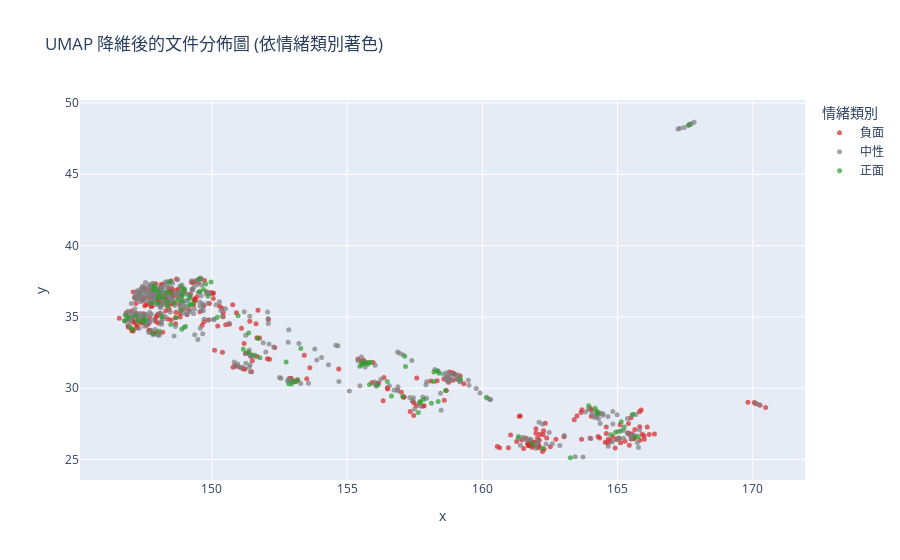

Here is the notebook cell this chart was saved with:
### Markdown cell above
## 步驟 5: 降維與互動式視覺化 (對應練習11-12)

### Code cell
print("步驟 5: 使用 UMAP 降維與 Plotly 互動式視覺化...")
reducer = umap.UMAP(n_components=2, random_state=42, n_neighbors=20,
min_dist=0.2)
embedding = reducer.fit_transform(X_counts)

plot_df = pd.DataFrame(embedding, columns=['x', 'y'])
df.reset_index(drop=True, inplace=True)
plot_df = pd.concat([plot_df, df[['category_name', 'text']]], axis=1)
plot_df['text_preview'] = plot_df['text'].str[:100] + '...'

fig = px.scatter(
      plot_df,
      x='x',
      y='y',
      color='category_name',
      hover_data={'text_preview': True, 'x': False, 'y': False},
      title='UMAP 降維後的文件分佈圖 (依情緒類別著色)',
      color_discrete_map={'正面': '#2ca02c', '中性': '#7f7f7f', '負面':
  '#d62728'}
  )
fig.update_traces(marker=dict(size=5, opacity=0.7))
fig.update_layout(legend_title_text='情緒類別')
fig.show()
print("-" * 50)

### Figure 1 — Plotly figure (JSON) as saved in the notebook; plotly's stock layout.template omitted (floating-point values rounded to 4 significant figures; data arrays with more than 128 entries replaced by an {"elided": "..."} marker saying what was removed)
{"data": [{"customdata": {"elided": "315x1 str values"}, "hovertemplate": "category_name=負面<br>text_preview=%{customdata[0]}<extra></extra>", "legendgroup": "負面", "marker": {"color": "#d62728", "opacity": 0.7, "size": 5, "symbol": "circle"}, "mode": "markers", "name": "負面", "orientation": "v", "showlegend": true, "type": "scatter", "x": {"elided": "315 float values"}, "xaxis": "x", "y": {"elided": "315 float values"}, "yaxis": "y"}, {"customdata": {"elided": "401x1 str values"}, "hovertemplate": "category_name=中性<br>text_preview=%{customdata[0]}<extra></extra>", "legendgroup": "中性", "marker": {"color": "#7f7f7f", "opacity": 0.7, "size": 5, "symbol": "circle"}, "mode": "markers", "name": "中性", "orientation": "v", "showlegend": true, "type": "scatter", "x": {"elided": "401 float values"}, "xaxis": "x", "y": {"elided": "401 float values"}, "yaxis": "y"}, {"customdata": [["Vision Marine Technologies Inc. is rewriting the watercraft rulebook. Their collaboration with Shaun..."], ["Am I the only one seeing the cup & handle breakout here? 52 week high? Third Green Day? The pivot wa..."], ["HLGN is $10. Hurry and catch it now before it shoots to the moon!..."], ["So they went from saying redditors are bad for manipulating the market o praising silver??..."], ["Hey our net worth match now, we can be friends!..."], ["Other countries probably will go through a recession, but there is no reason at all that they would ..."], ["if best buy can survive, target will survive...."], ["I bought into silver companies and made a nice amount this morning...."], ["This is a massive acquisition for them, adding to my watchlist!..."], ["I think it’s gonna work itself out. I bought the doom and gloom at 4900 and deleted my trading app...."], ["The cost of this was SPY going -20%. I’ll take it ![img](emote|t5_2th52|8882)..."], ["$FDX - still in downtrend\r\n\r\n[/](/)\r\n\r\n&#x200B;\r\n\r\n$ICE - down\r\n\r\n&#x200B;\r\n\r\n[/](/)..."], ["Lump sum tends to beat DCA but DCA minimizes risk. (/ <- good article with more data on this)  \r\nI d..."], ["nice, good info, good post...."], ["RKT is a crazy stock in general. Every dividend for the past 5 years has been a surprise. I just kee..."], ["Yikes...\r\n\r\n\r\nThis shitshow continually surprises with shockingly bad news.\r\n\r\n\r\nI wonder if Congres..."], ["Entered yesterday 2-9-24. Fortunately I entered the dip and not the upswing  28 cents to 87 cents.  ..."], ["This is WRONG ANAL isis. TRUMP is VERY SMART by the TARIFFS becuz the reciyclical TARIFFS won't pass..."], ["awesome..."], ["The obvious can also be refreshing from CNBC: 'Fed’s Kashkari says rising bond yields, falling dolla..."], ["Just stumbled upon some exciting news about Star Navigation Systems Group Ltd. (CSE: SNA) and their ..."], ["So this is my fun portfolio atm\r\n\r\nRKLB - 42%\r\n\r\nUndisclosed company - 2%\r\n\r\nLumen 1.5%\r\n\r\nASTS 5.5%..."], ["I need people to understand this man is NOT stupid. You want him to be so bad but he is NOT. Everyth..."], ["Thanks for the heads up...."], ["Nicely done..."], ["I realized my typo after hitting submit, and there is no changing the title. Please forgive me! I am..."], ["Short America right now..."], ["cyberlux long term investment, you wont be upset..."], ["Now this is some wholesome stuff more companies should be doing!..."], ["Same. Back to break even after that last rip but think this thing can do another 50% easily..."], ["Hey everyone, i was looking into a new company to the CSE Syntheia Corp and wanted to share some inf..."], ["Perfect some might say...."], ["My point is that all the culture war posturing is a freebie as it's all about fantasies and fairy ta..."], ["Same hit it at 2.83..."], ["I am so addicted to this market I can't wait for Monday..."], ["If there is one lesson learned from economic policy during the last 100 years, it is that central ba..."], ["I mean to be fair you would not catch me holding USDs. Either invest your money outside of the US, i..."], ["3d modelling is only going to get more popular cool to see them getting in on it before its too late..."], ["Really good one!!..."], ["Etrade has a feed of news articles about how reddit is dumping GME for silver, and actual-reddit is ..."], ["ELVA is the future, imagine going to any restaurant, coffee shop, driving your car or simply walking..."], ["Mostly in MSTR calls, AAPL puts and GBTC long...."], ["China: \"We are going to build our future on science and technology. we working on a new fusion techn..."], ["Careful with puts. If they decide to pump the market you get killed on the puts from IV crush AND th..."], ["r/CanadianInvestor would a better place to ask. \r\n\r\nThat being said, if you want to hold one fund, X..."], ["You don’t buy when it’s green, u buy when it’s red..."], ["After taking a brief look, I think I'll pass on this one. Good luck though but just out of curiosity..."], ["Good..."], ["[/](/)\r\n\r\nsome support after downtrend..."], ["And they would thank him for such magnificent shit while doing so…...."], ["Nice!..."], ["Sold it all. Think I'm doing pretty good...."], ["Lmao TSLA is green ![img](emote|t5_2th52|4271)..."], ["Lithium has become a huge part of the clean energy shift, especially with electric cars gaining popu..."], ["DOGE is going up today 153%..."], ["Inflation expectations for year ahead highest since 1981 at 6.7%.\r\n\r\nBetter get out of cash...."], ["I'm happy for him...."], ["Recent strong stock performance, with capital showing confidence..."], ["Sam’s is literally bulk wal mart lol. If anything cheaper quality to an extent. But mainly just left..."], ["Thank God this week is over..."], ["I mean, I'm making money on silver. But, ok...."], ["$ATUS at a huge discount right now. Just CRUSHED earnings...."], ["Go with the flow if you wanna make money..for the next 4 years...."], ["And so far 50+ countries have come to the table and the EU has decided on zero for zero tariffs.  Th..."], ["Yes :), but could see some additional demand on Wednesday once the liquidity draw has passed...."], ["Save First Republic Bank. Let's show them the power of the people. Everyone says FRC is dead, but it..."], ["I mean silver is used a lot in electronics and metals have been doing really well..."], ["I'm doing well with miner stocks. \r\n(AUY) Yamana Gold Co\r\n& \r\n(PLG) Platinum Group Metals as a day t..."], ["I think it’s way past time for me to remove my money from my bank..."], ["Years ago I found Kate Rooney’s instagram.\r\n\r\nPrivate, but I requested anyway.\r\n\r\nWhen she got marri..."], ["Euro to USD was 1.6 in 2007, now it’s 1.12. What crash?..."], ["The Chinese likely hold these bonds in many different currencies.\r\n\r\nThe English aren’t likely dumpi..."], ["Brazil's lithium reserves are significant, and if Atlas can successfully develop this, it could posi..."], ["split the 200 between 100 on index funds (iShares and Vanguard are good options) and 100 on stocks t..."], ["Much appreciated!..."], ["Crazy how A meme coin is worth more than sliver lololololol (well at least how I value it ;) ) shit ..."], ["I reckon it’s a short squeeze today..."], ["Nah he's pretty spot on. Trump supporters are hated globally..."], ["The agriculture sector should boom under this next administration too. Looks like a gem here..."], ["China increases tariffs on US. \r\n\r\nMarket goes up. \r\n\r\nPerfectly Balanced...."], ["OK, let me kick this off:\r\n\r\nLong (large exposure and long term hold) on Google, AMZN, Avgo, AMD (),..."], ["Worse how?  We have STRONG evidence Trump doesn't want to destroy our economy since he put the 90 da..."], ["Hey I have just done this. I have used 25 stocks the \"dividend Kings\" from 1992 till 2021. And I hav..."], ["Maybe bc if the ice storms I think it’s going up again..."], ["They're playing 3D chess, while the U.S. plays tic-tac-toe. Big W...."], ["Donno why you’re getting downvoted. You’re not wrong IMO...."], ["Expecting the PR to be dropped any day on the record date for TYDE dividend...."], ["A prefect time to start divesting into more international funds then...."], ["Vix 7% up even with SPY up\r\n\r\nA storms a brewing..."], ["The Hunt brothers gave it a good try....\r\n\r\nHonestly as a long term investment though i like it, Gol..."], ["Dimon stooping to real lows by selling furniture now..."], ["Ask our SC how they feel about it: “Way to go Don.”..."], ["Feel like this is kinda random for them. Nonetheless it's still a good acquisition..."], ["A bigly beautiful extra digit..."], ["Tbf, that first Walter Bloomberg rumor was spot on, just happened a few days later..."], ["Stocks that are undervalued and potential to trend up\r\n\r\n [Undervalued (stockbuyvest.com)]()..."], ["Perfectly normal and acceptable, BTW THEY MADE JIMMY CARTER SELL HIS PEANUT FARM!!!!..."], ["Haven’t traded in like 3 days and my god life is so worth living. Watch a sunset from time to time b..."], ["good reminder there’s a bigger game than just trade deficits…. only an idiot wouldn’t be looking at ..."], ["if he leaves trade & economic matters alone for the rest of his mandate & focuses on shower pressure..."], ["Good dd..."], ["You see a glass that's 98% empty. \r\n\r\nI see a glass that's 2% full...."], ["Exciting, I guess that’s one way to characterize what’s happening..."], ["powell already said inflations from tariffs is transitory..."], ["Things will get better soon. Once those 9 trans kids stop trying to play high school sports we will ..."], ["NICE. Cannot complain...."], ["So countries “begging to stop the tariffs” and “doing anything just for a deal” works both ways..."], ["Invest now it is going to shoot up tomorrow..."]], "hovertemplate": "category_name=正面<br>text_preview=%{customdata[0]}<extra></extra>", "legendgroup": "正面", "marker": {"color": "#2ca02c", "opacity": 0.7, "size": 5, "symbol": "circle"}, "mode": "markers", "name": "正面", "orientation": "v", "showlegend": true, "type": "scatter", "x": [158.6, 160.1, 148.0, 163.9, 147.8, 165.8, 151.4, 153.2, 148.0, 156.1, 157.7, 167.6, 158.4, 155.8, 149.2, 148.3, 147.5, 163.3, 148.5, 165.2, 164.3, 148.9, 156.6, 148.4, 148.2, 146.9, 148.7, 149.0, 148.3, 155.8, 158.2, 148.9, 161.3, 148.1, 164.2, 151.5, 165.1, 149.8, 155.5, 152.9, 164.2, 148.1, 157.7, 153.3, 151.8, 151.7, 155.8, 155.7, 147.2, 151.0, 147.8, 156.5, 148.0, 151.2, 157.8, 149.5, 149.2, 148.7, 152.7, 148.6, 153.0, 147.5, 148.1, 165.6, 149.9, 165.1, 152.8, 149.3, 165.6, 149.5, 147.3, 157.6, 149.2, 158.2, 147.5, 148.4, 149.2, 161.8, 159.2, 164.8, 148.9, 162.2, 157.2, 157.1, 164.9, 148.5, 148.9, 148.9, 150.2, 155.9, 146.8, 147.8, 158.3, 147.9, 149.0, 157.1, 146.8, 158.4, 155.6, 148.9, 155.5, 149.7, 151.3, 147.0, 150.0, 147.9, 147.1, 158.1], "xaxis": "x", "y": [29.85, 29.37, 36.4, 28.78, 36.86, 26.61, 33.86, 30.56, 36.82, 30.22, 29.07, 48.45, 29.07, 31.79, 35.85, 35.78, 34.81, 25.12, 36.75, 27.29, 28.21, 36.48, 29.45, 37.46, 36.35, 34.97, 34.96, 34.33, 36.71, 30.26, 30.48, 36.13, 26.61, 36.47, 28.41, 32.33, 27.64, 37.31, 31.54, 30.3, 28.59, 34.99, 29.02, 32.78, 32.14, 33.49, 31.68, 31.75, 35.07, 35.09, 35.97, 30.47, 35.99, 32.74, 29.2, 37.64, 36.32, 36.21, 31.83, 35.96, 30.51, 34.85, 34.0, 26.55, 36.45, 27.01, 30.32, 35.95, 28.18, 36.76, 34.7, 28.29, 35.85, 31.14, 34.61, 36.08, 36.44, 26.08, 30.62, 26.74, 34.14, 25.79, 31.53, 29.43, 26.91, 34.47, 35.48, 37.07, 34.98, 31.82, 34.74, 33.82, 31.22, 37.14, 36.95, 32.25, 35.1, 31.06, 31.78, 36.7, 31.71, 36.92, 32.52, 34.24, 37.45, 37.2, 34.1, 28.95], "yaxis": "y"}], "layout": {"legend": {"title": {"text": "情緒類別"}, "tracegroupgap": 0}, "title": {"text": "UMAP 降維後的文件分佈圖 (依情緒類別著色)"}, "xaxis": {"anchor": "y", "domain": [0, 1], "title": {"text": "x"}}, "yaxis": {"anchor": "x", "domain": [0, 1], "title": {"text": "y"}}}}
